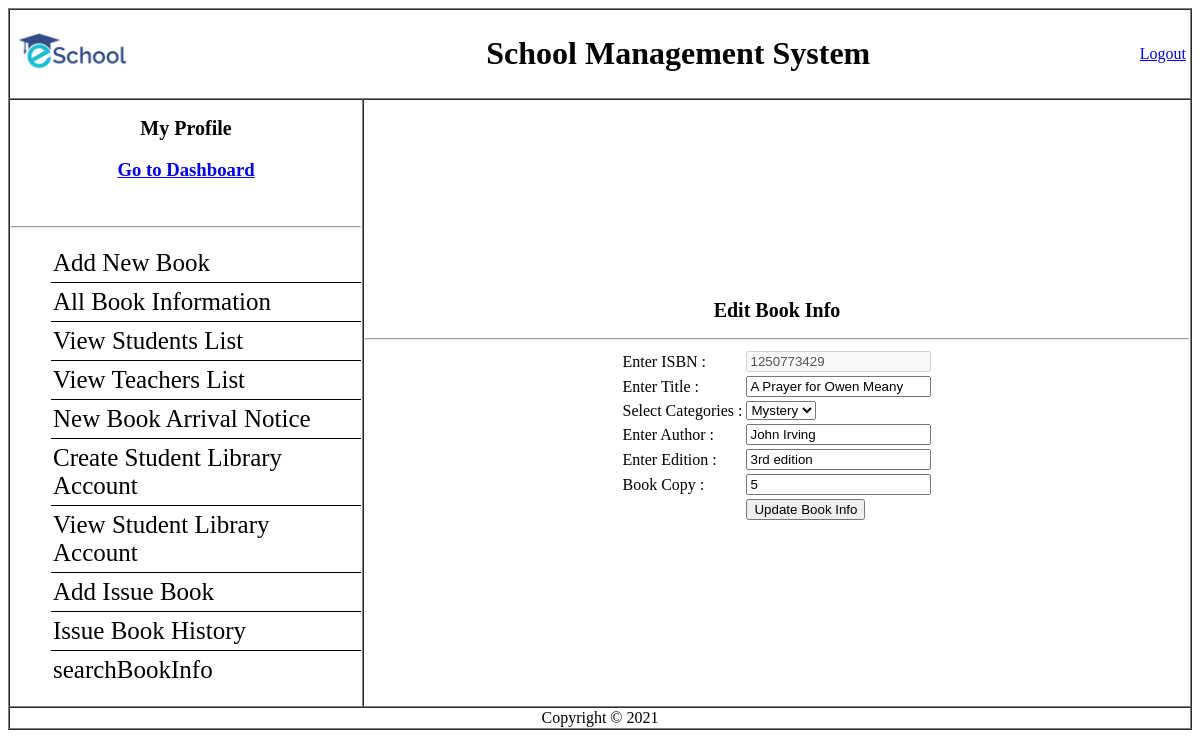
Screenshot of /Librarian/View/editBookInfo.php?serialno=1 (signed in) with the database file from the repository.
### tables this page shows
CREATE TABLE `book_info` (
  `sl` int(11) NOT NULL,
  `isbn` varchar(30) NOT NULL,
  `title` varchar(70) NOT NULL,
  `author` varchar(70) NOT NULL,
  `edition` varchar(70) NOT NULL,
  `categories` varchar(100) NOT NULL,
  `bookfile` varchar(50) NOT NULL,
  `bookcopy` varchar(50) NOT NULL
);

### Librarian/Model/usersmodel.php (called while the page is built, shortened)
<?php
 function viewBookInfo($serialno){
    $conn = getConnection();
    $sql = "select * from book_info where sl='$serialno'";
    $result = mysqli_query($conn,$sql);
    $row = mysqli_fetch_assoc($result);
    return $row;
 }
?>

### Librarian/View/editBookInfo.php (the view, shortened to what this page needs)
<?php $title= "Edit Book Info";
include('header.php');
include_once('../Model/usersmodel.php');
$serialno = $_GET['serialno'];
$updateBookInfo = viewBookInfo($serialno);
   ?>
    <table border="1" cellspacing="0" width="100%" >
      <tr>
        <td colspan="2">
          <table width="100%">
            <tr>
              <td><img height="50px" weight="50px" src="../Resources/logo.png" alt=""></td>
              <td align = "center"><h1>School Management System</h1></td>
              <td align = "right">
                <a href="../Controller/logout.php">Logout</a>
              </td>
            </tr>
          </table>
        </td>
      </tr>
      <tr id="navigation">
        <td width="350px">
        <h2 align="center"><a href="viewLibrarianProfile.php">My Profile</a></h2></h2>
          <h3 align="center"><a href="dashboard.php">Go to Dashboard</a></h3></br>
          <hr>
          <div id="sidebar">
          <ul>
            <li><a href="addnewbook.php">Add New Book</a></li>
            <li><a href="allBooksInfo.php">All Book Information</a></li>
            <li><a href="viewStudentsList.php">View Students List</a></li>
            <li><a href="viewTeachersList.php">View Teachers List</a></li>
            <li><a href="noticeForm.php">New Book Arrival Notice</a></li>
            <li><a href="studentLibraryAcc.php">Create Student Library Account</a></li>
            <li><a href="viewAllStudentsLibProfile.php">View Student Library Account</a></li>
            <li><a href="issueNewBook.php">Add Issue Book</a></li>
            <li><a href="issuedBookHistory.php">Issue Book History</a></li>
            <li><a href="searchBookInfo.php">searchBookInfo</a></li>
          </ul>
          </div>
        </td>
        <td id="main content"><h2 align="center" ><?php echo $title; ?></h2><hr>
          <form action="../Controller/updateBookInfoCheck.php" method="POST">
          <table align="center">
                    <tr>
                        <td>Enter ISBN :</td>
                        <td><input type="text" name="isbn" disabled value="<?php echo $updateBookInfo['isbn']; ?>" ></td>
                    </tr>
                    <tr>
                        <td>Enter Title :</td>
                        <td><input type="text" name="booktitle" value="<?php echo $updateBookInfo['title']; ?>"></td>
                    </tr>
                    <tr>
                        <td>Select Categories :</td>
                        <td>
                         <select name="categories" id="categories">
                            <option value="mystery">Mystery</option>
                         </select>
                        </td>
                    </tr>
                    <tr>
                        <td>Enter Author :</td>
                        <td><input type="text" name="author" value="<?php echo $updateBookInfo['author']; ?>"></td>
                    </tr>
                    <tr>
                        <td>Enter Edition :</td>
                        <td><input type="text" name="edition" value="<?php echo $updateBookInfo['edition']; ?>"></td>
                    </tr>
                    <tr>
                        <td>Book Copy :</td>
                        <td><input type="text" name="bookcopy" value="<?php echo $updateBookInfo['bookcopy']; ?>"></td>
                    </tr>
                    <tr>
                        <td></td>
                        <td><input type="submit" name="updatebookinfo" value="Update Book Info">
                        </td>
                    </tr>
             </table>
          </form>
        </td>
      </tr>
      <?php include('footer.php'); ?>

### Librarian/Resources/css/style.css (style rules this page uses)
#navigation h2 { font-size: 20px; text-align: center; }
#navigation h2 a { text-decoration: none; color: #000; }
#sidebar ul li { list-style-type: none; font-size: 25px; border-bottom: 1px solid #000; padding: 5px 2px; }
#sidebar ul li:last-child { border-bottom: 0; }
#sidebar ul li a { text-decoration: none; color: #000; }

### rows the page displays
book_info: isbn "1250773429", booktitle "A Prayer for Owen Meany", author "John Irving", edition "3rd edition", bookcopy "5"

### other values shown
$title "Edit Book Info"
